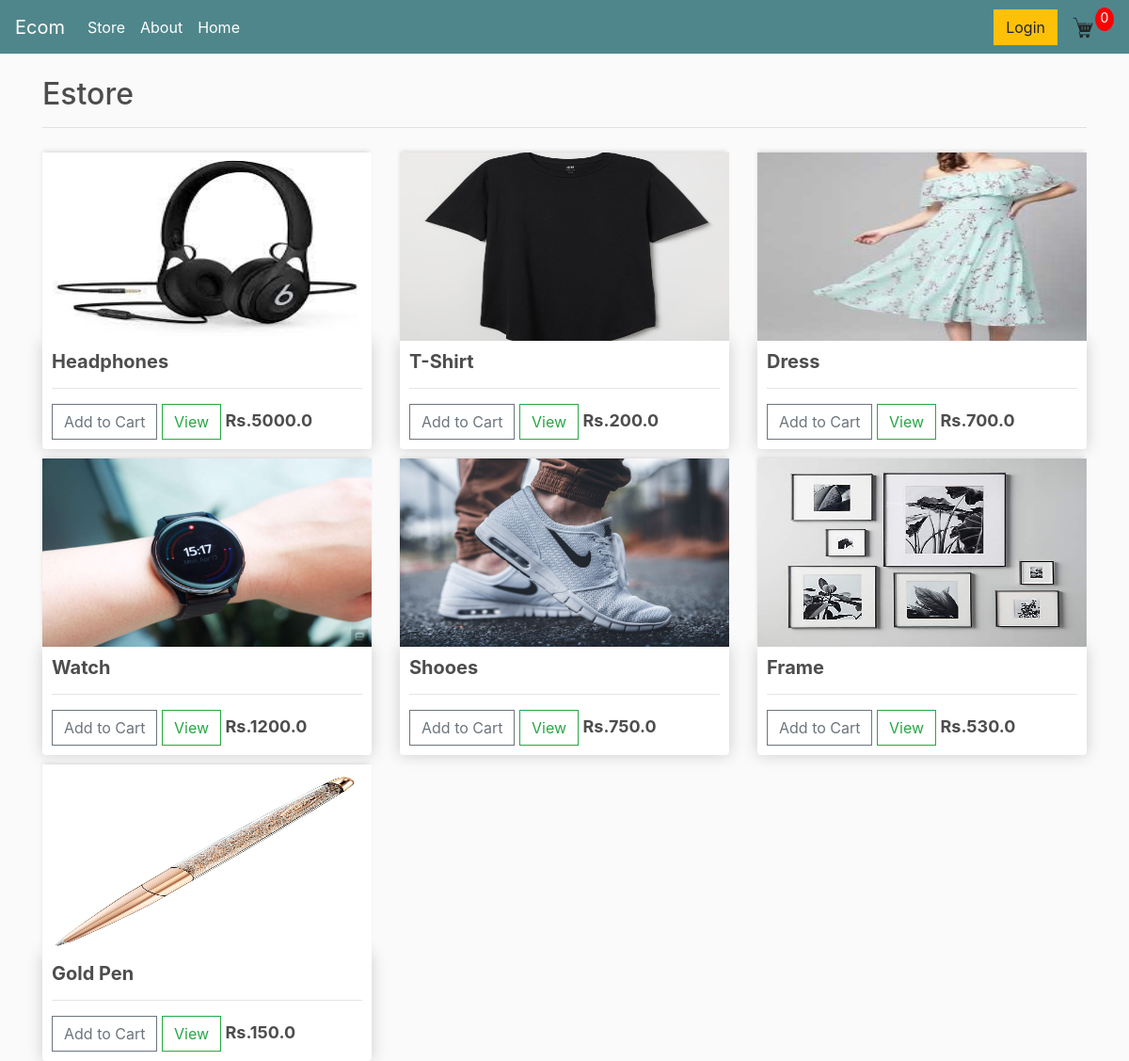
The page / on the database its author committed.
### estore/models.py (models this page shows, shortened)
class Product(models.Model):
    name = models.CharField(max_length=200, null=True, verbose_name='Product Name')
    price = models.FloatField(verbose_name='Price')
    image = models.ImageField(null=True, verbose_name='Upload Product Image')

### estore/views.py (the view)
# urls.py: path('', include('estore.urls')),
def estore(request):
    if request.user.is_authenticated:
        customer = request.user.customer
        order, created = Order.objects.get_or_create(
            customer=customer, complete=False)
        items = order.orderitem_set.all()
        cartItems = order.get_cart_items
    else:
        items = []
        order = {'get_total_cart': 0, 'get_cart_items': 0, 'shipping': False}
        cartItems = order['get_cart_items']
    Products = Product.objects.all()
    context = {'Products': Products, 'cartItems': cartItems}
    return render(request, 'estore/estore.html', context)

### templates/estore/estore.html (shortened to what this page needs)
{% extends 'estore/main.html' %}
{% load static %}
{% block content %}
<h2>Estore</h2>
<hr>
	<div class="row">
		{% for product in Products %}
			<div class="col-lg-4 rowProd">
				<img class="thumbnail" src="{{product.image.url}}" alt="Product Image">
				<div class="box-element product">
					<h5><strong>{{product.name}}</strong></h5>
					<hr>
					<button data-product = {{product.id}} data-action = "add" class="btn btn-outline-secondary add-btn update-cart">Add to Cart</button>
					<a class="btn btn-outline-success" href="#">View</a>
					<h4 style="display: inline-block; font-size: 18px;"><strong>Rs.{{product.price}}</strong></h4>
				</div>
			</div>
		{% endfor %}
	</div>
{% endblock content %}

### templates/estore/main.html (shortened to what this page needs)
<!DOCTYPE html>
{% load static %}
<html>
<head>
	<link rel="stylesheet" href="https://stackpath.bootstrapcdn.com/bootstrap/4.4.1/css/bootstrap.min.css"
>
	<link rel="stylesheet" type="text/css" href="{% static 'css/main.css' %}">
</head>
<body>
	<nav class="navbar navbar-expand-lg navbar-dark bg-dark">
		<a class="navbar-brand" href="{% url 'estore' %}">Ecom</a>
		<div class="collapse navbar-collapse" id="navbarSupportedContent">
			<ul class="navbar-nav mr-auto">
				<li class="nav-item active">
					<a class="nav-link" href="{% url 'estore' %}">Store <span class="sr-only">(current)</span></a>
				</li>
				<li class="nav-item active">
					<a class="nav-link" href="{% url 'estore' %}">About <span class="sr-only">(current)</span></a>
				</li>
				<li class="nav-item active">
					<a class="nav-link" href="{% url 'estore' %}"> Home<span class="sr-only">(current)</span></a>
				</li>
			</ul>
			<div class="form-inline my-2 my-lg-0">
				{% if user.is_authenticated %}
				<a href="{% url 'logout' %}" class="btn btn-warning">Logout</a>
				{% else %}
				<a href="{% url 'login' %}" class="btn btn-warning">Login</a>
				{% endif %}
				<a href="{% url 'cart' %}">
					<img id="cart-icon" src="{% static 'img/cart.png' %}">
				</a>
				<p id="cart-total">{{cartItems}}</p>
			</div>
		</div>
	</nav>
	<div class="container">
		<br>
		{% block content %}
		{% endblock content %}
	</div>
</body>
</html>

### static/css/main.css (style rules this page uses)
body { background-color: hsl(0, 0%, 98%); }
h1,h2,h3,h4,h5,h6 { color:hsl(0, 0%, 30%); }
.box-element { box-shadow:hsl(0, 0%, 80%) 0 0 16px; background-color: #fff; border-radius: 4px; padding: 10px; }
.thumbnail { width: 100%; height: 200px; -webkit-box-shadow: -1px -3px 5px -2px rgba(214,214,214,1); -moz-box-shadow: -1px -3px 5px -2px rgba(214,214,214,1); box-shadow: -1px -3px 5px -2px rgba(214,214,214,1); }
.product { border-radius: 0 0 4px 4px; }
.bg-dark { background-color: #4f868c!important; }
#cart-icon { width:25px; display: inline-block; margin-left: 15px; }
#cart-total { display: block; text-align: center; color:#fff; background-color: red; width: 20px; height: 25px; border-radius: 50%; font-size: 14px; }
.col-lg-4, .col-lg-6, .col-lg-8, .col-lg-12 { margin-top: 10px; }
.btn { border-radius: 0; }

### rows shown on the page
Product: image (picture), name "Headphones", price "5000.0"
Product: image (picture), name "T-Shirt", price "200.0"
Product: image (picture), name "Dress", price "700.0"
Product: image (picture), name "Watch", price "1200.0"
Product: image (picture), name "Shooes", price "750.0"
Product: image (picture), name "Frame", price "530.0"
Product: image (picture), name "Gold Pen", price "150.0"

### other values the page prints
{{ cartItems }} "0"
